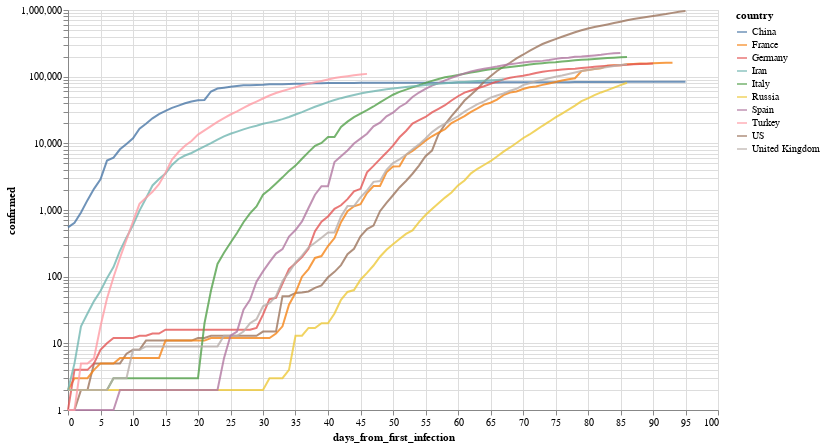

Notebook code for this chart:
### Markdown cell above
Por ejemplo, evolución (interactiva!) de los paises con mas infectados

### Code cell
total_confirmed_by_country = global_df.groupby('country').confirmed.max().sort_values(ascending=False)
selected_countries = total_confirmed_by_country[total_confirmed_by_country > 1000].index

plot_df = global_df[
    (global_df.confirmed > 0) & 
    (global_df.country.isin(selected_countries[:10]))
].sort_values('date')

selection = alt.selection_multi(
    fields=['country'], 
    bind='legend', 
    init=[{'country': c} for c in selected_countries[:10]]
)


(
    alt.Chart(plot_df)
       .mark_line()
       .encode(
           x='days_from_first_infection', 
           y=alt.Y('confirmed', scale=alt.Scale(type='log')), 
           color='country',
           opacity=alt.condition(selection, alt.value(.8), alt.value(.05))
       ).add_selection(selection)
        .properties(width=650, height=400)
       
)

### Figure 1 — Vega-Lite specification as saved in the notebook (floating-point values rounded to 4 significant figures; data arrays with more than 128 entries replaced by an {"elided": "..."} marker saying what was removed)
{"config": {"view": {"continuousWidth": 400, "continuousHeight": 300}}, "data": {"name": "data-68a57eb7f8efb30a40bd7d7093ae8af2"}, "mark": "line", "encoding": {"color": {"type": "nominal", "field": "country"}, "opacity": {"condition": {"value": 0.8, "selection": "selector001"}, "value": 0.05}, "x": {"type": "quantitative", "field": "days_from_first_infection"}, "y": {"type": "quantitative", "field": "confirmed", "scale": {"type": "log"}}}, "height": 400, "selection": {"selector001": {"type": "multi", "fields": ["country"], "bind": "legend", "init": [{"country": "US"}, {"country": "Spain"}, {"country": "Italy"}, {"country": "France"}, {"country": "Germany"}, {"country": "United Kingdom"}, {"country": "Turkey"}, {"country": "Iran"}, {"country": "China"}, {"country": "Russia"}]}}, "width": 650, "$schema": "https://vega.github.io/schema/vega-lite/v4.8.1.json", "datasets": {"data-68a57eb7f8efb30a40bd7d7093ae8af2": {"elided": "839 records"}}}
